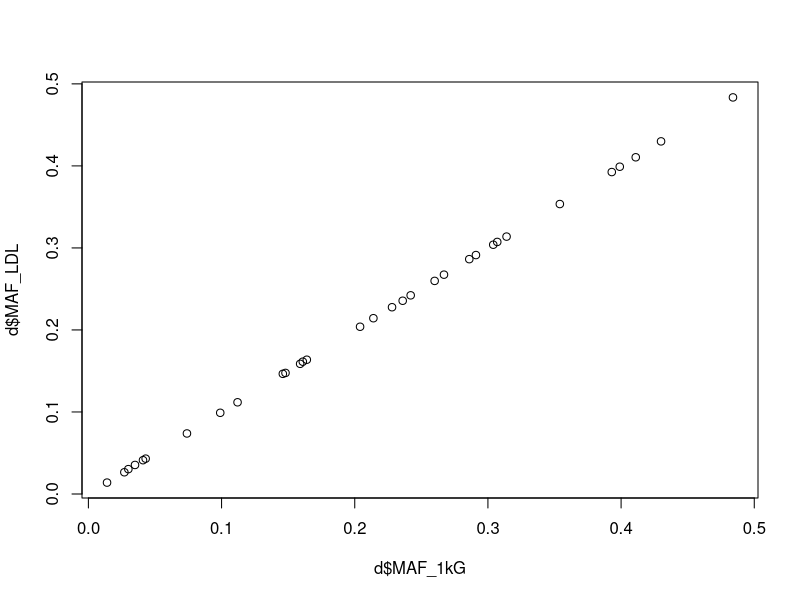
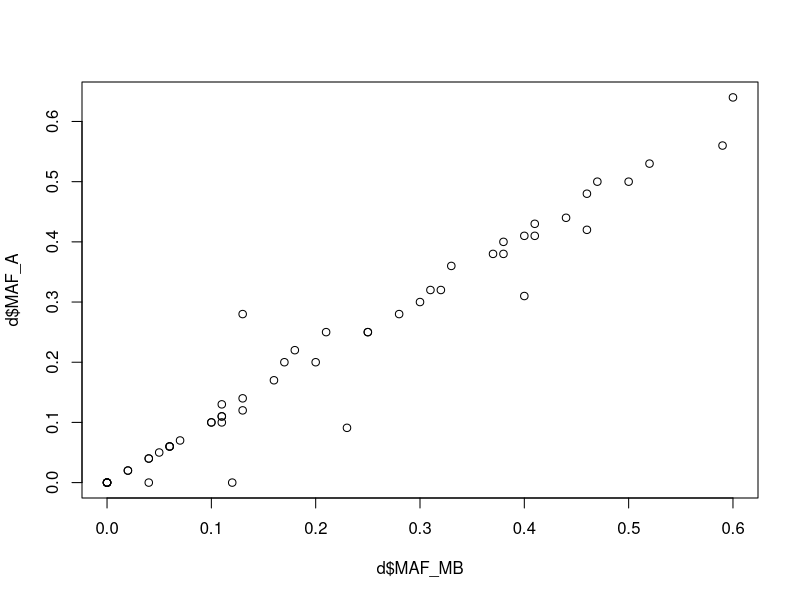
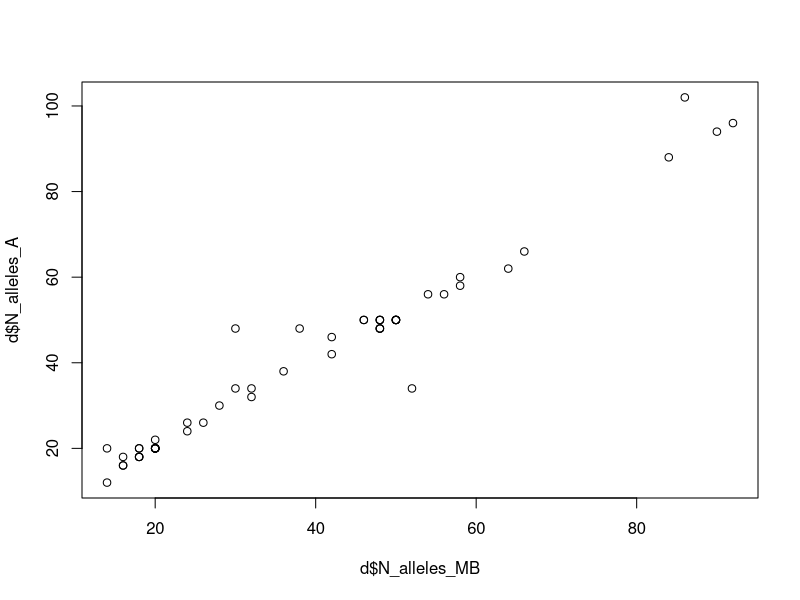
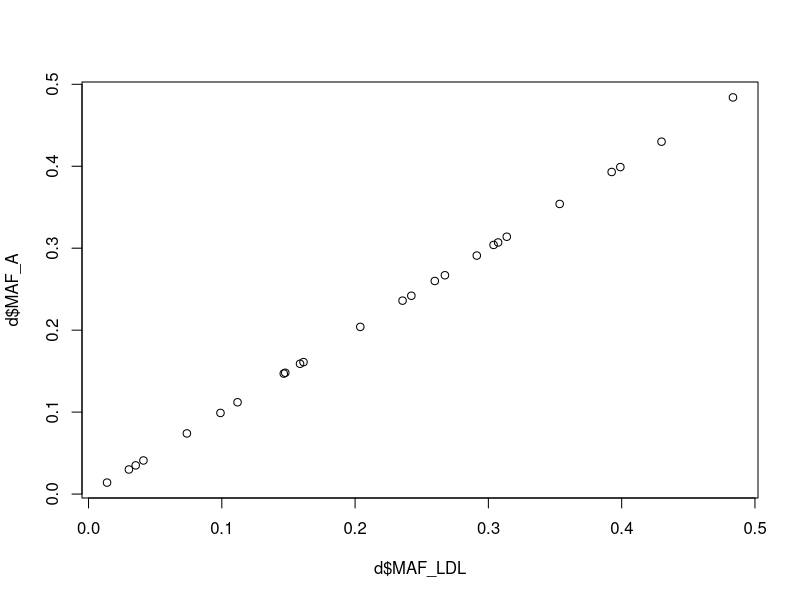
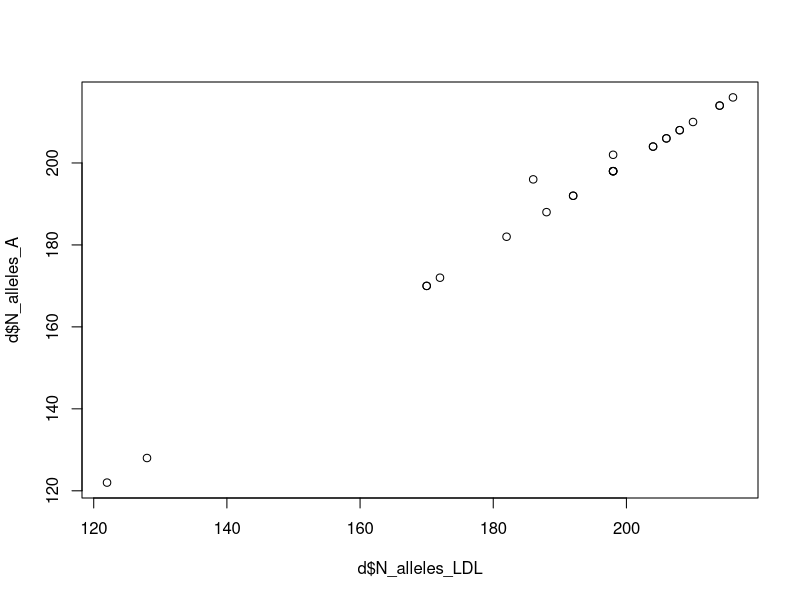
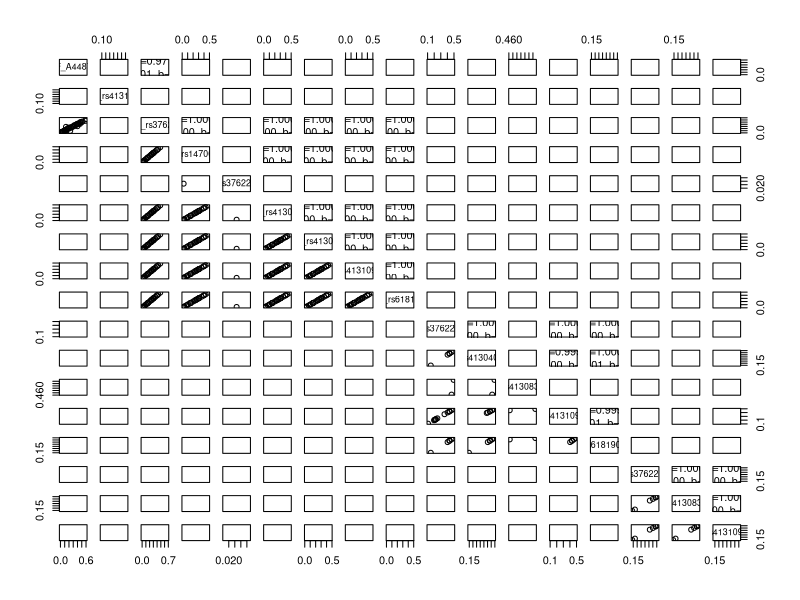
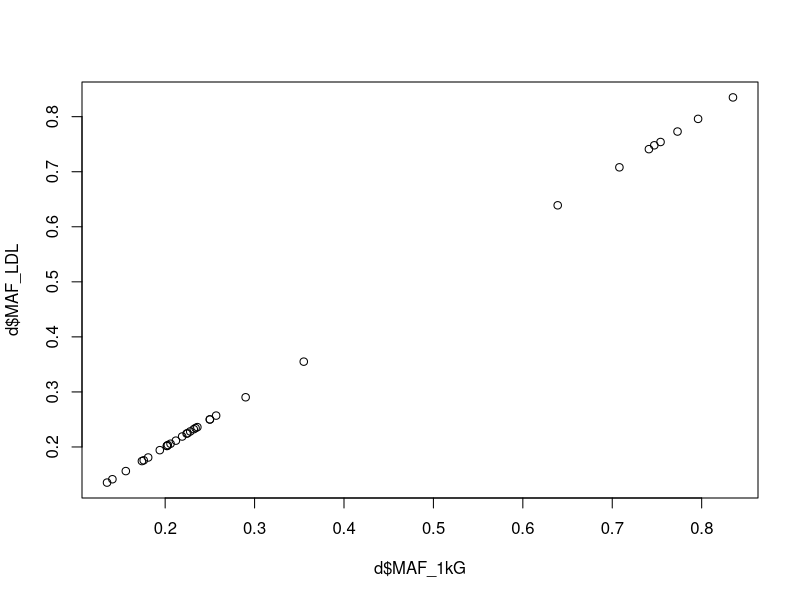
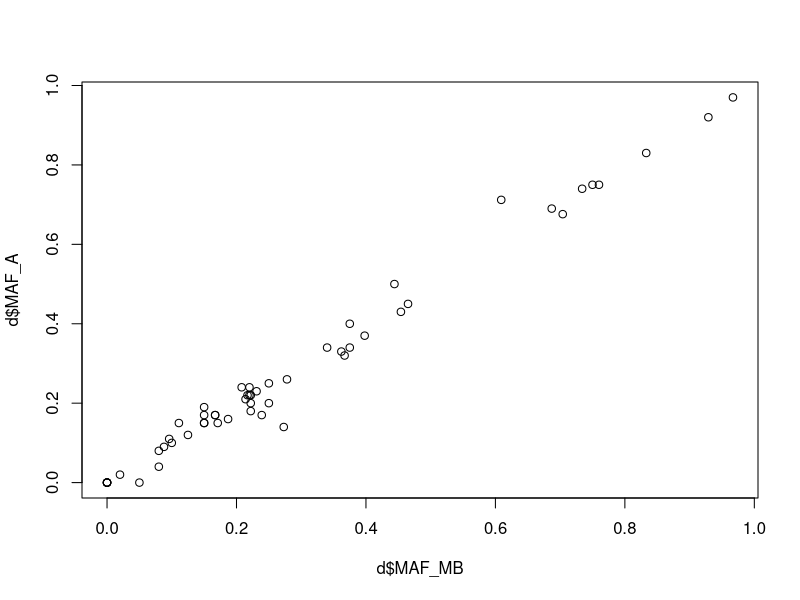

The R source for these figures, in order: (Note: this script raises an error after producing the figures.)
######################################################################################
#
# Here we assemble and preprocess the allele frequency data from several databases
#
# (c) Dan Dediu, 2020
#
######################################################################################

# Assume the current directory is the project directory!


# Libraries:
library(dplyr);
library(data.table);


##
## ASPM ####
##


##
## Load the individual datasets ####
##

# The original ASPM "derived" (or D allele) frequency data from Mekel-Bobrov et al. (2005):
d_MB2005 <- read.table("./data/genetics/input/Lahn_etal_2005/frequencies-ASPM.csv", header=TRUE, sep="\t", quote="", na.strings=c("NA", ""));
d_MB2005$N_alleles <- d_MB2005$N_individuals * 2; # add number of alleles
d_MB2005$Database <- "Mekel-Bobrov et al. 2005"; # add the database as well to the data
# Make the Mekel-Bobrov et al. (2005) notations compatible with the modern ones:
d_MB2005$SNP <- "A44871G"; 
d_MB2005$Allele_major_original <- d_MB2005$Allele_major; d_MB2005$Allele_minor_original <- d_MB2005$Allele_minor;
d_MB2005$Allele_major <- ifelse(d_MB2005$Allele_major == "D", "A", "G"); d_MB2005$Allele_minor <- ifelse(d_MB2005$Allele_minor == "D", "A", "G");
d_MB2005$Maps_on_rs41310927_C <- "A";

# The Wong et al (2020) paper for Cantonese speakers:
d_W2020 <- read.table("./data/genetics/input/Wong_etal_2020/frequencies-ASPM.tsv", header=TRUE, sep="\t", quote="", na.strings=c("NA", ""));
d_W2020$N_alleles <- d_W2020$N_individuals * 2; # add number of alleles
d_W2020$Allele_major <- "T"; # this was interpreted as "TRUE"
d_W2020$Database <- "Wong et al. 2020" # add the database as well to the data
d_W2020$Maps_on_rs41310927_C <- "C";

# The ALFRED data:
d_ALFRED <- read.table("./data/genetics/input/ALFRED/frequencies-ASPM.tsv", header=TRUE, sep="\t", quote="", na.strings=c("NA", ""));
d_ALFRED$Maps_on_rs41310927_C <- "A";

# The 1000 genomes data:
d_1kG <- read.table("./data/genetics/input/1000genomes/frequencies-ASPM.tsv", header=TRUE, sep="\t", quote="", na.strings=c("NA", ""));
d_1kG$Allele_major <- "T"; # this was interpreted as "TRUE"
d_1kG$Maps_on_rs41310927_C <- "C";

# The gnomAD data:
d_gnomAD <- read.table("./data/genetics/input/gnomAD/frequencies-ASPM.tsv", header=TRUE, sep="\t", quote="", na.strings=c("NA", ""));
d_gnomAD$Database <- "gnomAD" # add the database as well to the data
d_gnomAD <- d_gnomAD[ is.na(d_gnomAD$Sex), ]; # keep both sexes only
d_gnomAD <- d_gnomAD[,c("Database", "SNP", "Allele_major", "Allele_minor", "Population", "N_alleles", "MAF", "gnomAD_id", "MA_count", "N_homozygotes")];
d_gnomAD$Maps_on_rs41310927_C[ d_gnomAD$SNP == "rs41310927" ] <- "C";
d_gnomAD$Maps_on_rs41310927_C[ d_gnomAD$SNP == "rs41308365" ] <- "A";
d_gnomAD$Maps_on_rs41310927_C[ d_gnomAD$SNP == "rs3762271" ]  <- "T";

# The LDLink data:
d_LDLink <- read.table("./data/genetics/input/LDLink/frequencies-ASPM.tsv", header=TRUE, sep="\t", quote="", na.strings=c("NA", ""));
d_LDLink$Database <- "LDLink"; # add the database as well to the data
d_LDLink$N_alleles <- d_LDLink$N_individuals * 2; # add number of alleles
d_LDLink$Maps_on_rs41310927_C[ d_LDLink$SNP == "rs41310927" ]  <- "C";
d_LDLink$Maps_on_rs41310927_C[ d_LDLink$SNP == "rs3762271" ]   <- "T";
d_LDLink$Maps_on_rs41310927_C[ d_LDLink$SNP == "rs41308365" ]  <- "A";
d_LDLink$Maps_on_rs41310927_C[ d_LDLink$SNP == "rs41304071" ]  <- "T";
d_LDLink$Maps_on_rs41310927_C[ d_LDLink$SNP == "rs147068597" ] <- "A";
d_LDLink$Maps_on_rs41310927_C[ d_LDLink$SNP == "rs61819087" ]  <- "G";

# The dbSNP data:
d_dbSNP <- read.table("./data/genetics/input/dbSNP/frequencies-ASPM.tsv", header=TRUE, sep="\t", quote="", na.strings=c("NA", ""));
d_dbSNP$Maps_on_rs41310927_C[ d_dbSNP$SNP == "rs41310927" ]   <- "C";
d_dbSNP$Maps_on_rs41310927_C[ d_dbSNP$SNP == "rs41308365" ]   <- "A";
d_dbSNP$Maps_on_rs41310927_C[ d_dbSNP$SNP == "rs3762271" ]    <- "T";
d_dbSNP$Maps_on_rs41310927_C[ d_dbSNP$SNP == "rs41304071" ]   <- "T";
d_dbSNP$Maps_on_rs41310927_C[ d_dbSNP$SNP == "rs61819087" ]   <- "G";


##
## Load the population descriptions and cross-links between databases ####
##

# Load the populations:
d_pops <- read.table("./data/genetics/input/populations.tsv", header=TRUE, sep="\t", quote="", na.strings=c("NA", ""));

# Map all populations to the same unique population ID (Pop_UID): preference is given to an ALFRED sample, if available:
d_pops$Pop_UID <- NA;

# For ALFRED, use the sample UID:
s <- (d_pops$Source == "ALFRED"); d_pops$Pop_UID[s] <- as.character(d_pops$Code[s]);
d_ALFRED$Pop_UID <- d_ALFRED$Sample_UID;
d_ALFRED <- d_ALFRED[,c("Database", "SNP", "Allele_major", "Allele_minor", "Population", "Pop_UID", "N_alleles", "MAF", "Maps_on_rs41310927_C")];

# For 1000 genomes, use the manually mapped ALFRED sample UID for those that have it:
s <- (d_pops$Source == "1000Genomes" & !is.na(d_pops$ALFRED_sample_UID)); d_pops$Pop_UID[s] <- as.character(d_pops$ALFRED_sample_UID[s]);
s <- (d_pops$Source == "1000Genomes" & is.na(d_pops$ALFRED_sample_UID)); d_pops$Pop_UID[s] <- paste0("1KG_",as.character(d_pops$Code[s]));
s <- which(d_pops$Source == "1000Genomes"); for( i in s ) d_1kG$Pop_UID[ as.character(d_1kG$Population) == as.character(d_pops$Code[i]) ] <- as.character(d_pops$Pop_UID[i]);
d_1kG <- d_1kG[,c("Database", "SNP", "Allele_major", "Allele_minor", "Population", "Pop_UID", "N_alleles", "MAF", "Maps_on_rs41310927_C", "Genotypes")];

# For Wong et al (2020), create a new UID:
s <- (d_pops$Source == "Wong et al. 2020"); d_pops$Pop_UID[s] <- as.character(d_pops$Code[s]);
d_W2020$Pop_UID <- as.character(d_pops$Code[s]);
d_W2020 <- d_W2020[,c("Database", "SNP", "Allele_major", "Allele_minor", "Population", "Pop_UID", "N_alleles", "MAF", "Maps_on_rs41310927_C", "Gene", "N_individuals", "Genotypes")];

# For Mekel-Bobrov et al. (2005), some match ALFRED samples, but some don't (for those, create a new UIDs):
s <- which(d_pops$Source == "Mekel-Bobrov et al. 2005" & !is.na(d_pops$ALFRED_sample_UID));
d_pops$Pop_UID[s] <- as.character(d_pops$ALFRED_sample_UID[s]);
s <- which(d_pops$Source == "Mekel-Bobrov et al. 2005" & is.na(d_pops$ALFRED_sample_UID));
d_pops$Pop_UID[s] <- paste0("MB2005_", gsub(" ", "", as.character(d_pops$Code[s]), fixed = TRUE));
s <- which(d_pops$Source == "Mekel-Bobrov et al. 2005"); for( i in s ) d_MB2005$Pop_UID[ as.character(d_MB2005$Population) == as.character(d_pops$Code[i]) ] <- as.character(d_pops$Pop_UID[i]);
d_MB2005 <- d_MB2005[,c("Database", "SNP", "Allele_major", "Allele_minor", "Population", "Pop_UID", "N_alleles", "MAF", "Maps_on_rs41310927_C", "Gene", "N_individuals", "Allele_major_original", "Allele_minor_original")];

# For LDLink, individual populations map to 1000 genomes; for the others, generate new codes:
s <- which(d_pops$Source == "LDLink");
for( i in s )
{
  d_pops$Pop_UID[i] <- as.character(d_pops$Pop_UID[ d_pops$Source == "1000Genomes" & d_pops$Code == d_pops$Code[i]]);
  d_LDLink$Pop_UID[ as.character(d_LDLink$Code) == as.character(d_pops$Code[i]) ] <- as.character(d_pops$Pop_UID[i]);
}
d_LDLink <- d_LDLink[,c("Database", "SNP", "Allele_major", "Allele_minor", "Population", "Pop_UID", "N_alleles", "MAF", "Maps_on_rs41310927_C", "Code", "N_individuals", "Allele.frequencies")];

# For gnomAD, create a new UIDs:
s <- (d_pops$Source == "gnomAD"); d_pops$Pop_UID[s] <- paste0("gnomAD_", gsub(" ", "", as.character(d_pops$Code[s]), fixed = TRUE));
d_gnomAD$Pop_UID <- paste0("gnomAD_", gsub(" ", "", as.character(d_gnomAD$Population), fixed = TRUE));

# For The PAGE study, create a new UIDs:
s <- (d_pops$Source == "The PAGE Study"); d_pops$Pop_UID[s] <- paste0("PAGE_", gsub(" ", "", as.character(d_pops$Description[s]), fixed = TRUE));
s <- (d_dbSNP$Database == "The PAGE Study"); d_dbSNP$Pop_UID[s] <- paste0("PAGE_", gsub(" ", "", as.character(d_dbSNP$Population[s]), fixed = TRUE));

# For Genetic variation in the Estonian population, create a new UID:
s <- (d_pops$Source == "Genetic variation in the Estonian population"); d_pops$Pop_UID[s] <- "ESTONIAN_VAR";
s <- (d_dbSNP$Database == "Genetic variation in the Estonian population"); d_dbSNP$Pop_UID[s] <- "ESTONIAN_VAR";

# For The Avon Longitudinal Study of Parents and Children, use Code:
s <- (d_pops$Source == "The Avon Longitudinal Study of Parents and Children"); d_pops$Pop_UID[s] <- as.character(d_pops$Code[s]); s1 <- s;
s <- (d_dbSNP$Database == "The Avon Longitudinal Study of Parents and Children"); d_dbSNP$Pop_UID[s] <- unique(as.character(d_pops$Pop_UID[s1]));

# For UK 10K study - Twins, use Code:
s <- (d_pops$Source == "UK 10K study - Twins"); d_pops$Pop_UID[s] <- as.character(d_pops$Code[s]); s1 <- s;
s <- (d_dbSNP$Database == "UK 10K study - Twins"); d_dbSNP$Pop_UID[s] <- unique(as.character(d_pops$Pop_UID[s1]));

# For Northern Sweden, use Code:
s <- (d_pops$Source == "Northern Sweden"); d_pops$Pop_UID[s] <- as.character(d_pops$Code[s]); s1 <- s;
s <- (d_dbSNP$Database == "Northern Sweden"); d_dbSNP$Pop_UID[s] <- unique(as.character(d_pops$Pop_UID[s1]));

# For A Vietnamese Genetic Variation Database, create a new UID:
s <- (d_pops$Source == "A Vietnamese Genetic Variation Database"); d_pops$Pop_UID[s] <- "VIETNAM_VAR"; s1 <- s;
s <- (d_dbSNP$Database == "A Vietnamese Genetic Variation Database"); d_dbSNP$Pop_UID[s] <- unique(as.character(d_pops$Pop_UID[s1]));

# For ExAC, create a new UIDs:
s <- (d_pops$Source == "ExAC"); d_pops$Pop_UID[s] <- paste0("ExAC_", gsub(" ", "", as.character(d_pops$Code[s]), fixed = TRUE));
s <- (d_dbSNP$Database == "ExAC"); d_dbSNP$Pop_UID[s] <- paste0("ExAC_", gsub(" ", "", as.character(d_dbSNP$Population[s]), fixed = TRUE));

# For GO Exome Sequencing Project, create a new UIDs:
s <- (d_pops$Source == "GO Exome Sequencing Project"); d_pops$Pop_UID[s] <- paste0("GOEx_", gsub(" ", "", as.character(d_pops$Code[s]), fixed = TRUE));
s <- (d_dbSNP$Database == "GO Exome Sequencing Project"); d_dbSNP$Pop_UID[s] <- paste0("GOEx_", gsub(" ", "", as.character(d_dbSNP$Population[s]), fixed = TRUE));

# For TopMed, create a new UIDs:
s <- (d_pops$Source == "TopMed"); d_pops$Pop_UID[s] <- as.character(d_pops$Source[s]); s1 <- s;
s <- (d_dbSNP$Database == "TopMed"); d_dbSNP$Pop_UID[s] <- unique(as.character(d_pops$Pop_UID[s1]));

# For gnomAD - Exomes, create a new UIDs:
s <- (d_pops$Source == "gnomAD - Exomes"); d_pops$Pop_UID[s] <- paste0("gnomADexomes_", gsub(" ", "", as.character(d_pops$Code[s]), fixed = TRUE));
s <- (d_dbSNP$Database == "gnomAD - Exomes"); d_dbSNP$Pop_UID[s] <- paste0("gnomADexomes_", gsub(" ", "", as.character(d_dbSNP$Population[s]), fixed = TRUE));

# For gnomAD - Genomes, create a new UIDs:
s <- (d_pops$Source == "gnomAD - Genomes"); d_pops$Pop_UID[s] <- paste0("gnomADgenomes_", gsub(" ", "", as.character(d_pops$Code[s]), fixed = TRUE));
s <- (d_dbSNP$Database == "gnomAD - Genomes"); d_dbSNP$Pop_UID[s] <- paste0("gnomADgenomes_", gsub(" ", "", as.character(d_dbSNP$Population[s]), fixed = TRUE));

# For dbSNP, some manual matches for 1000 genomes:
d_dbSNP$Pop_UID[ d_dbSNP$Database == "1000Genomes" & d_dbSNP$Population == "Global" ] <- unique(d_pops$Pop_UID[ d_pops$Source == "1000Genomes" & d_pops$Code == "ALL" ]);
d_dbSNP$Pop_UID[ d_dbSNP$Database == "1000Genomes" & d_dbSNP$Population == "African" ] <- unique(d_pops$Pop_UID[ d_pops$Source == "1000Genomes" & d_pops$Code == "AFR" ]);
d_dbSNP$Pop_UID[ d_dbSNP$Database == "1000Genomes" & d_dbSNP$Population == "East Asian" ] <- unique(d_pops$Pop_UID[ d_pops$Source == "1000Genomes" & d_pops$Code == "EAS" ]);
d_dbSNP$Pop_UID[ d_dbSNP$Database == "1000Genomes" & d_dbSNP$Population == "Europe" ] <- unique(d_pops$Pop_UID[ d_pops$Source == "1000Genomes" & d_pops$Code == "EUR" ]);
d_dbSNP$Pop_UID[ d_dbSNP$Database == "1000Genomes" & d_dbSNP$Population == "South Asian" ] <- unique(d_pops$Pop_UID[ d_pops$Source == "1000Genomes" & d_pops$Code == "SAS" ]);
d_dbSNP$Pop_UID[ d_dbSNP$Database == "1000Genomes" & d_dbSNP$Population == "American" ] <- unique(d_pops$Pop_UID[ d_pops$Source == "1000Genomes" & d_pops$Code == "AMR" ]);

# dbSNP columns:
d_dbSNP <- d_dbSNP[,c("Database", "SNP", "Allele_major", "Allele_minor", "Population", "Pop_UID", "N_alleles", "MAF", "Maps_on_rs41310927_C", "Group")];



##
## Check which data to keep (i.e., is informative and non-redundant) and which data to combine ####
##

# Make sure the SNP and Pop_UID are character!
d_1kG$SNP    <- as.character(d_1kG$SNP);    d_1kG$Pop_UID    <- as.character(d_1kG$Pop_UID);
d_ALFRED$SNP <- as.character(d_ALFRED$SNP); d_ALFRED$Pop_UID <- as.character(d_ALFRED$Pop_UID);
d_dbSNP$SNP  <- as.character(d_dbSNP$SNP);  d_dbSNP$Pop_UID  <- as.character(d_dbSNP$Pop_UID);
d_gnomAD$SNP <- as.character(d_gnomAD$SNP); d_gnomAD$Pop_UID <- as.character(d_gnomAD$Pop_UID);
d_LDLink$SNP <- as.character(d_LDLink$SNP); d_LDLink$Pop_UID <- as.character(d_LDLink$Pop_UID);
d_MB2005$SNP <- as.character(d_MB2005$SNP); d_MB2005$Pop_UID <- as.character(d_MB2005$Pop_UID);
d_W2020$SNP  <- as.character(d_W2020$SNP);  d_W2020$Pop_UID  <- as.character(d_W2020$Pop_UID);

# d_1kG is fully contained in d_LDLink, so we disregard it!
d <- merge(d_1kG, d_LDLink, by=c("SNP", "Pop_UID"), suffixes=c("_1kG", "_LDL"), all=TRUE);
plot(d$MAF_1kG, d$MAF_LDL); cor.test(d$MAF_1kG, d$MAF_LDL); 
rm(d_1kG);

# is d_MB2005 the same as ALFRED? No: while they coincide in 54% of the cases and the overall correlation is very high (r = 0.98), 
# there are small discrepancies (on both the frequency and the number of cases) which mean that we should keep both...
d <- merge(d_MB2005, d_ALFRED, by="Pop_UID", suffixes=c("_MB", "_A"));
plot(d$MAF_MB, d$MAF_A); cor.test(d$MAF_MB, d$MAF_A); 
plot(d$N_alleles_MB, d$N_alleles_A); cor.test(d$N_alleles_MB, d$N_alleles_A); 
d$delta_MAF <- d$MAF_MB - d$MAF_A; d$delta_N <- d$N_alleles_MB - d$N_alleles_A;
d1 <- d[,c("Pop_UID", "Population_A", "MAF_MB", "MAF_A", "N_alleles_MB", "N_alleles_A", "delta_MAF", "delta_N")];
sum(d1$delta_MAF == 0) / nrow(d1);
d1 <- d1[ d1$delta_MAF != 0, ];
d1 <- d1[ order(d1$delta_MAF, d1$delta_N), ];

# LDLink vs ALFRED for rs3762271: LDLink is almost completely included in ALFRED, so do consider here only the part that is not in ALFRED:
d <- merge(d_LDLink, d_ALFRED, by=c("SNP", "Pop_UID"), suffixes=c("_LDL", "_A"));
plot(d$MAF_LDL, d$MAF_A); cor.test(d$MAF_LDL, d$MAF_A); 
plot(d$N_alleles_LDL, d$N_alleles_A); cor.test(d$N_alleles_LDL, d$N_alleles_A); 
d$delta_MAF <- d$MAF_LDL - d$MAF_A; d$delta_N <- d$N_alleles_LDL - d$N_alleles_A;
d1 <- d[,c("Pop_UID", "Population_A", "MAF_LDL", "MAF_A", "N_alleles_LDL", "N_alleles_A", "delta_MAF", "delta_N")];
sum(abs(d1$delta_MAF) < 0.001) / nrow(d1);
sum(d1$delta_N != 0) / nrow(d1); d1[ d1$delta_N != 0, ];
setdiff(d_LDLink$Pop_UID[ d_LDLink$SNP == "rs3762271" ], d_ALFRED$Pop_UID);
d_LDLink_keep <- d_LDLink[ !(d_LDLink$SNP == "rs3762271" & d_LDLink$Pop_UID %in% d_ALFRED$Pop_UID), ];
d_LDLink_keep <- d_LDLink_keep[ !(d_LDLink_keep$Pop_UID %in% c("1KG_ALL", "1KG_AFR", "1KG_AMR", "1KG_EAS", "1KG_EUR", "1KG_SAS")), ]; # don't keep populations that are too vague or too large to be useful

# dbSNP: remove all populations that are too vague or too large to be of any use:
d_dbSNP_keep <- d_dbSNP[ (d_dbSNP$Database == "gnomAD - Exomes" & d_dbSNP$Population == "Ashkenazi Jewish") | 
                      (d_dbSNP$Database == "gnomAD - Genomes" & d_dbSNP$Population == "Ashkenazi Jewish") | 
                      (d_dbSNP$Database == "The PAGE Study" & d_dbSNP$Population %in% c("AfricanAmerican", "Mexican", "PuertoRican", "NativeHawaiian", "Cuban", "Dominican", "CentralAmerican", "SouthAmerican")) |
                      (d_dbSNP$Database == "Genetic variation in the Estonian population") | 
                      (d_dbSNP$Database == "The Avon Longitudinal Study of Parents and Children") | 
                      (d_dbSNP$Database == "UK 10K study - Twins") |
                      (d_dbSNP$Database == "Northern Sweden") | 
                      (d_dbSNP$Database == "A Vietnamese Genetic Variation Database"), ];

# gnomAD: remove all populations that are too vague or too large to be of any use:
d_gnomAD_keep <- d_gnomAD[ (d_gnomAD$Population %in% c("asj", "kor", "jpn", "fin", "bgr", "est", "swe")), ];


##
## Combine the SNPs in a single genetic info ####
##

# Keep only the essential info and go wide-format:
d_MB2005_wide <- d_MB2005[,c("SNP", "Pop_UID", "N_alleles", "MAF")]; d_MB2005_wide <- dcast(setDT(d_MB2005_wide), Pop_UID ~ SNP, value.var=c("MAF", "N_alleles"));
d_W2020_wide <- d_W2020[,c("SNP", "Pop_UID", "N_alleles", "MAF")]; d_W2020_wide <- dcast(setDT(d_W2020_wide), Pop_UID ~ SNP, value.var=c("MAF", "N_alleles"));
d_ALFRED_wide <- d_ALFRED[,c("SNP", "Pop_UID", "N_alleles", "MAF")]; d_ALFRED_wide <- dcast(setDT(d_ALFRED_wide), Pop_UID ~ SNP, value.var=c("MAF", "N_alleles"));
d_LDLink_wide <- d_LDLink_keep[,c("SNP", "Pop_UID", "N_alleles", "MAF")]; d_LDLink_wide <- dcast(setDT(d_LDLink_wide), Pop_UID ~ SNP, value.var=c("MAF", "N_alleles"));
d_dbSNP_wide <- d_dbSNP_keep[,c("SNP", "Pop_UID", "N_alleles", "MAF")]; d_dbSNP_wide <- dcast(setDT(d_dbSNP_wide), Pop_UID ~ SNP, value.var=c("MAF", "N_alleles"));
d_gnomAD_wide <- d_gnomAD_keep[,c("SNP", "Pop_UID", "N_alleles", "MAF")]; d_gnomAD_wide <- dcast(setDT(d_gnomAD_wide), Pop_UID ~ SNP, value.var=c("MAF", "N_alleles"));

d_all_wide <- merge(d_MB2005_wide, d_W2020_wide, by="Pop_UID", suffixes=c("_MB", "_W"), all=TRUE);
d_all_wide <- merge(d_all_wide, d_ALFRED_wide, by="Pop_UID", suffixes=c("", "_AL"), all=TRUE);
d_all_wide <- merge(d_all_wide, d_LDLink_wide, by="Pop_UID", suffixes=c("", "_LD"), all=TRUE);
d_all_wide <- merge(d_all_wide, d_dbSNP_wide, by="Pop_UID", suffixes=c("", "_SN"), all=TRUE);
d_all_wide <- merge(d_all_wide, d_gnomAD_wide, by="Pop_UID", suffixes=c("", "_GN"), all=TRUE);
d_all_wide <- as.data.frame(d_all_wide);

# Correlations:
pairs(d_all_wide[,grep("MAF_",names(d_all_wide),fixed=TRUE)], 
      upper.panel=function(x, y, ...)
        { 
          par(usr = c(0, 1, 0, 1)); 
          r <- NULL; try(r <- cor.test(x, y), silent=TRUE); 
          m <- NULL; try(m <- lm(y ~ x), silent=TRUE);
          if( !is.null(r) ) text(0.5, 0.5, sprintf("r=%.3f\na=%.2f, b=%.2f",r$estimate,coef(m)["(Intercept)"],coef(m)["x"]), cex=1.0); 
        });

# This confirms that they are very highly correlated: so, combine them into a single MAF per population:
snps <- substring(names(d_all_wide)[ grep("MAF_", names(d_all_wide), fixed=TRUE) ], nchar("MAF_")+1); # select the loci:
d_all_wide$N_alleles_total <- rowSums(d_all_wide[,paste0("N_alleles_",snps)], na.rm=TRUE); # total number of alleles
d_all_wide$N_databases <- rowSums(!is.na(d_all_wide[,paste0("MAF_",snps)]), na.rm=TRUE); # number of databases with actual data
d_all_wide$MAF_avg <- rowMeans(d_all_wide[,paste0("MAF_",snps)], na.rm=TRUE); # raw average of the MAFs
d_all_wide$MAF_wavg <- rowSums(d_all_wide[,paste0("MAF_",snps)] * d_all_wide[,paste0("N_alleles_",snps)], na.rm=TRUE) / 
  rowSums(d_all_wide[,paste0("N_alleles_",snps)], na.rm=TRUE); # weigthed average of the MAFs
cor.test(d_all_wide$MAF_avg, d_all_wide$MAF_wavg); # the raw average and weighted average are highly correlated

# Make it clear that this is about ASPM (and replace MAF by the frequency of the "derived" allele, and rearrange columns):
d_all_wide <- d_all_wide[,c("Pop_UID", "N_alleles_total", "MAF_avg", "MAF_wavg", "N_databases")];
names(d_all_wide) <- c("Pop_UID","ASPM_n_alleles", "ASPM_freq_avg", "ASPM_freq_wavg", "ASPM_n_databases");



##
## MCPH1 ####
##

##
## Load the individual datasets ####
##

rm(d_MB2005, d_W2020, d_ALFRED, d_gnomAD, d_LDLink, d_dbSNP);  # reuse the variables names from ASPM  but make sure we don't carry any unwanted garbage over...

# The original MCPH1 "derived" (or D allele) frequency data from Evans et al. (2005):
d_MB2005 <- read.table("./data/genetics/input/Lahn_etal_2005/frequencies-MCPH1.csv", header=TRUE, sep="\t", quote="", na.strings=c("NA", ""));
d_MB2005$N_alleles <- d_MB2005$N_individuals * 2; # add number of alleles
d_MB2005$Database <- "Mekel-Bobrov et al. 2005"; # add the database as well to the data
# Make the Evans et al. (2005) notations compatible with the modern ones:
d_MB2005$SNP <- "G37995C"; 
d_MB2005$Allele_major_original <- d_MB2005$Allele_major; d_MB2005$Allele_minor_original <- d_MB2005$Allele_minor;
d_MB2005$Allele_major <- ifelse(d_MB2005$Allele_major == "D", "C", "G"); d_MB2005$Allele_minor <- ifelse(d_MB2005$Allele_minor == "D", "C", "G");
d_MB2005$Maps_on_rs930557_C <- "C";

# The Wong et al (2020) paper for Cantonese speakers:
d_W2020 <- read.table("./data/genetics/input/Wong_etal_2020/frequencies-MCPH1.tsv", header=TRUE, sep="\t", quote="", na.strings=c("NA", ""));
d_W2020$N_alleles <- d_W2020$N_individuals * 2; # add number of alleles
d_W2020$Database <- "Wong et al. 2020" # add the database as well to the data
d_W2020$Maps_on_rs930557_C <- "C";

# The ALFRED data:
d_ALFRED <- read.table("./data/genetics/input/ALFRED/frequencies-MCHP1.tsv", header=TRUE, sep="\t", quote="", na.strings=c("NA", ""));
d_ALFRED$Maps_on_rs930557_C <- "G";
d_ALFRED$MAF <- (1.0 - d_ALFRED$MAF); # the allele A for rs930557 corresponds to the "derived" allele (thus the major allele) of G37995C

# The 1000 genomes data:
d_1kG <- read.table("./data/genetics/input/1000genomes/frequencies-MCPH1.csv", header=TRUE, sep="\t", quote="", na.strings=c("NA", ""));
d_1kG$Maps_on_rs930557_C <- "C";

# The gnomAD data:
d_gnomAD <- NULL; # this is already contained in other databases

# The LDLink data:
d_LDLink <- read.table("./data/genetics/input/LDLink/frequencies-MCPH1.tsv", header=TRUE, sep="\t", quote="", na.strings=c("NA", ""));
d_LDLink$Database <- "LDLink"; # add the database as well to the data
d_LDLink$N_alleles <- d_LDLink$N_individuals * 2; # add number of alleles
d_LDLink$Maps_on_rs930557_C <- "C";

# The dbSNP data:
d_dbSNP <- read.table("./data/genetics/input/dbSNP/frequencies-MCPH1.tsv", header=TRUE, sep="\t", quote="", na.strings=c("NA", ""));
d_dbSNP$Maps_on_rs930557_C <- "C";


##
## Cross-links between databases ####
##

# For ALFRED, use the sample UID:
d_ALFRED$Pop_UID <- d_ALFRED$Sample_UID;
d_ALFRED <- d_ALFRED[,c("Database", "SNP", "Allele_major", "Allele_minor", "Population", "Pop_UID", "N_alleles", "MAF", "Maps_on_rs930557_C")];

# For 1000 genomes, use the manually mapped ALFRED sample UID for those that have it:
s <- which(d_pops$Source == "1000Genomes"); for( i in s ) d_1kG$Pop_UID[ as.character(d_1kG$Population) == as.character(d_pops$Code[i]) ] <- as.character(d_pops$Pop_UID[i]);
d_1kG <- d_1kG[,c("Database", "SNP", "Allele_major", "Allele_minor", "Population", "Pop_UID", "N_alleles", "MAF", "Maps_on_rs930557_C", "Genotypes")];

# For Wong et al (2020), create a new UID:
s <- (d_pops$Source == "Wong et al. 2020"); d_W2020$Pop_UID <- as.character(d_pops$Code[s]);
d_W2020 <- d_W2020[,c("Database", "SNP", "Allele_major", "Allele_minor", "Population", "Pop_UID", "N_alleles", "MAF", "Maps_on_rs930557_C", "Gene", "N_individuals", "Genotypes")];

# For Evans et al. (2005), some match ALFRED samples, but some don't (for those, create a new UIDs):
s <- which(d_pops$Source == "Mekel-Bobrov et al. 2005"); for( i in s ) d_MB2005$Pop_UID[ as.character(d_MB2005$Population) == as.character(d_pops$Code[i]) ] <- as.character(d_pops$Pop_UID[i]);
d_MB2005 <- d_MB2005[,c("Database", "SNP", "Allele_major", "Allele_minor", "Population", "Pop_UID", "N_alleles", "MAF", "Maps_on_rs930557_C", "Gene", "N_individuals", "Allele_major_original", "Allele_minor_original")];

# For LDLink, individual populations map to 1000 genomes; for the others, generate new codes:
s <- which(d_pops$Source == "LDLink");
for( i in s )
{
  d_LDLink$Pop_UID[ as.character(d_LDLink$Code) == as.character(d_pops$Code[i]) ] <- as.character(d_pops$Pop_UID[i]);
}
d_LDLink <- d_LDLink[,c("Database", "SNP", "Allele_major", "Allele_minor", "Population", "Pop_UID", "N_alleles", "MAF", "Maps_on_rs930557_C", "Code", "N_individuals")];

# For The PAGE study, create a new UIDs:
s <- (d_dbSNP$Database == "The PAGE Study"); d_dbSNP$Pop_UID[s] <- paste0("PAGE_", gsub(" ", "", as.character(d_dbSNP$Population[s]), fixed = TRUE));

# For Genetic variation in the Estonian population, create a new UID:
s <- (d_dbSNP$Database == "Genetic variation in the Estonian population"); d_dbSNP$Pop_UID[s] <- "ESTONIAN_VAR";

# For The Avon Longitudinal Study of Parents and Children, use Code:
s <- (d_dbSNP$Database == "The Avon Longitudinal Study of Parents and Children"); d_dbSNP$Pop_UID[s] <- unique(as.character(d_pops$Pop_UID[d_pops$Source == "The Avon Longitudinal Study of Parents and Children"]));

# For UK 10K study - Twins, use Code:
s <- (d_dbSNP$Database == "UK 10K study - Twins"); d_dbSNP$Pop_UID[s] <- unique(as.character(d_pops$Pop_UID[d_pops$Source == "UK 10K study - Twins"]));

# For Northern Sweden, use Code:
s <- (d_dbSNP$Database == "Northern Sweden"); d_dbSNP$Pop_UID[s] <- unique(as.character(d_pops$Pop_UID[d_pops$Source == "Northern Sweden"]));

# For A Vietnamese Genetic Variation Database, create a new UID:
s <- (d_dbSNP$Database == "A Vietnamese Genetic Variation Database"); d_dbSNP$Pop_UID[s] <- unique(as.character(d_pops$Pop_UID[d_pops$Source == "A Vietnamese Genetic Variation Database"]));

# For ExAC, create a new UIDs:
s <- (d_dbSNP$Database == "ExAC"); d_dbSNP$Pop_UID[s] <- paste0("ExAC_", gsub(" ", "", as.character(d_dbSNP$Population[s]), fixed = TRUE));

# For GO Exome Sequencing Project, create a new UIDs:
s <- (d_dbSNP$Database == "GO Exome Sequencing Project"); d_dbSNP$Pop_UID[s] <- paste0("GOEx_", gsub(" ", "", as.character(d_dbSNP$Population[s]), fixed = TRUE));

# For TopMed, create a new UIDs:
s <- (d_dbSNP$Database == "TopMed"); d_dbSNP$Pop_UID[s] <- unique(as.character(d_pops$Pop_UID[d_pops$Source == "TopMed"]));

# For gnomAD - Exomes, create a new UIDs:
s <- (d_dbSNP$Database == "gnomAD - Exomes"); d_dbSNP$Pop_UID[s] <- paste0("gnomADexomes_", gsub(" ", "", as.character(d_dbSNP$Population[s]), fixed = TRUE));

# For gnomAD - Genomes, create a new UIDs:
s <- (d_dbSNP$Database == "gnomAD - Genomes"); d_dbSNP$Pop_UID[s] <- paste0("gnomADgenomes_", gsub(" ", "", as.character(d_dbSNP$Population[s]), fixed = TRUE));

# For FINRISK, create a new UIDs:
s <- (d_pops$Source == "FINRISK"); d_pops$Pop_UID[s] <- "FINRISK";
s <- (d_dbSNP$Database == "FINRISK"); d_dbSNP$Pop_UID[s] <- "FINRISK";

# For Genome of the Netherlands Release 5, create a new UIDs:
s <- (d_pops$Source == "Genome of the Netherlands Release 5"); d_pops$Pop_UID[s] <- "GenNed5";
s <- (d_dbSNP$Database == "Genome of the Netherlands Release 5"); d_dbSNP$Pop_UID[s] <- "GenNed5";

# For KOREAN population from KRGDB, create a new UIDs:
s <- (d_pops$Source == "KOREAN population from KRGDB"); d_pops$Pop_UID[s] <- "KRGDB";
s <- (d_dbSNP$Database == "KOREAN population from KRGDB"); d_dbSNP$Pop_UID[s] <- "KRGDB";

# For Qatari, create a new UIDs:
s <- (d_pops$Source == "Qatari"); d_pops$Pop_UID[s] <- "Qatari";
s <- (d_dbSNP$Database == "Qatari"); d_dbSNP$Pop_UID[s] <- "Qatari";

# For The Danish reference pan genome, create a new UIDs:
s <- (d_pops$Source == "The Danish reference pan genome"); d_pops$Pop_UID[s] <- "GenDan";
s <- (d_dbSNP$Database == "The Danish reference pan genome"); d_dbSNP$Pop_UID[s] <- "GenDan";

# For dbSNP, some manual matches for 1000 genomes:
d_dbSNP$Pop_UID[ d_dbSNP$Database == "1000Genomes" & d_dbSNP$Population == "Global" ] <- unique(d_pops$Pop_UID[ d_pops$Source == "1000Genomes" & d_pops$Code == "ALL" ]);
d_dbSNP$Pop_UID[ d_dbSNP$Database == "1000Genomes" & d_dbSNP$Population == "African" ] <- unique(d_pops$Pop_UID[ d_pops$Source == "1000Genomes" & d_pops$Code == "AFR" ]);
d_dbSNP$Pop_UID[ d_dbSNP$Database == "1000Genomes" & d_dbSNP$Population == "East Asian" ] <- unique(d_pops$Pop_UID[ d_pops$Source == "1000Genomes" & d_pops$Code == "EAS" ]);
d_dbSNP$Pop_UID[ d_dbSNP$Database == "1000Genomes" & d_dbSNP$Population == "Europe" ] <- unique(d_pops$Pop_UID[ d_pops$Source == "1000Genomes" & d_pops$Code == "EUR" ]);
d_dbSNP$Pop_UID[ d_dbSNP$Database == "1000Genomes" & d_dbSNP$Population == "South Asian" ] <- unique(d_pops$Pop_UID[ d_pops$Source == "1000Genomes" & d_pops$Code == "SAS" ]);
d_dbSNP$Pop_UID[ d_dbSNP$Database == "1000Genomes" & d_dbSNP$Population == "American" ] <- unique(d_pops$Pop_UID[ d_pops$Source == "1000Genomes" & d_pops$Code == "AMR" ]);

# dbSNP columns:
d_dbSNP <- d_dbSNP[,c("Database", "SNP", "Allele_major", "Allele_minor", "Population", "Pop_UID", "N_alleles", "MAF", "Maps_on_rs930557_C", "Group")];



##
## Check which data to keep (i.e., is informative and non-redundant) and which data to combine ####
##

# Make sure the SNP and Pop_UID are character!
d_1kG$SNP    <- as.character(d_1kG$SNP);    d_1kG$Pop_UID    <- as.character(d_1kG$Pop_UID);
d_ALFRED$SNP <- as.character(d_ALFRED$SNP); d_ALFRED$Pop_UID <- as.character(d_ALFRED$Pop_UID);
d_dbSNP$SNP  <- as.character(d_dbSNP$SNP);  d_dbSNP$Pop_UID  <- as.character(d_dbSNP$Pop_UID);
d_LDLink$SNP <- as.character(d_LDLink$SNP); d_LDLink$Pop_UID <- as.character(d_LDLink$Pop_UID);
d_MB2005$SNP <- as.character(d_MB2005$SNP); d_MB2005$Pop_UID <- as.character(d_MB2005$Pop_UID);
d_W2020$SNP  <- as.character(d_W2020$SNP);  d_W2020$Pop_UID  <- as.character(d_W2020$Pop_UID);

# d_1kG is fully contained in d_LDLink, so we disregard it!
d <- merge(d_1kG, d_LDLink, by=c("SNP", "Pop_UID"), suffixes=c("_1kG", "_LDL"), all=TRUE);
plot(d$MAF_1kG, d$MAF_LDL); cor.test(d$MAF_1kG, d$MAF_LDL); 
rm(d_1kG);

# is d_MB2005 the same as ALFRED? No: while they coincide in 13% of the cases and the overall correlation is very high (r = 0.98), 
# there are small discrepancies (on both the frequency and the number of cases) which mean that we should keep both...
d <- merge(d_MB2005, d_ALFRED, by="Pop_UID", suffixes=c("_MB", "_A"));
plot(d$MAF_MB, d$MAF_A); cor.test(d$MAF_MB, d$MAF_A); 
plot(d$N_alleles_MB, d$N_alleles_A); cor.test(d$N_alleles_MB, d$N_alleles_A); 
d$delta_MAF <- d$MAF_MB - d$MAF_A; d$delta_N <- d$N_alleles_MB - d$N_alleles_A;
d1 <- d[,c("Pop_UID", "Population_A", "MAF_MB", "MAF_A", "N_alleles_MB", "N_alleles_A", "delta_MAF", "delta_N")];
sum(d1$delta_MAF == 0) / nrow(d1);
d1 <- d1[ d1$delta_MAF != 0, ];
d1 <- d1[ order(d1$delta_MAF, d1$delta_N), ];

# dbSNP: remove all populations that are too vague or too large to be of any use:
d_dbSNP_keep <- d_dbSNP[ (d_dbSNP$Database == "gnomAD - Exomes" & d_dbSNP$Population == "Ashkenazi Jewish") | 
                           (d_dbSNP$Database == "gnomAD - Genomes" & d_dbSNP$Population == "Ashkenazi Jewish") | 
                           (d_dbSNP$Database == "The PAGE Study" & d_dbSNP$Population %in% c("AfricanAmerican", "Mexican", "PuertoRican", "NativeHawaiian", "Cuban", "Dominican", "CentralAmerican", "SouthAmerican")) |
                           (d_dbSNP$Database == "Genetic variation in the Estonian population") | 
                           (d_dbSNP$Database == "The Avon Longitudinal Study of Parents and Children") | 
                           (d_dbSNP$Database == "UK 10K study - Twins") |
                           (d_dbSNP$Database == "Northern Sweden") | 
                           (d_dbSNP$Database == "A Vietnamese Genetic Variation Database") | 
                           (d_dbSNP$Database == "FINRISK") |
                           (d_dbSNP$Database == "Genome of the Netherlands Release 5") |
                           (d_dbSNP$Database == "KOREAN population from KRGDB") | 
                           (d_dbSNP$Database == "Qatari") |
                           (d_dbSNP$Database == "The Danish reference pan genome"), ];


##
## Combine the SNPs in a single genetic info ####
##

# Keep only the essential info and go wide-format:
d_MB2005_wide <- d_MB2005[,c("SNP", "Pop_UID", "N_alleles", "MAF")]; d_MB2005_wide <- dcast(setDT(d_MB2005_wide), Pop_UID ~ SNP, value.var=c("MAF", "N_alleles"));
d_W2020_wide <- d_W2020[,c("SNP", "Pop_UID", "N_alleles", "MAF")]; d_W2020_wide <- dcast(setDT(d_W2020_wide), Pop_UID ~ SNP, value.var=c("MAF", "N_alleles"));
d_ALFRED_wide <- d_ALFRED[,c("SNP", "Pop_UID", "N_alleles", "MAF")]; d_ALFRED_wide <- dcast(setDT(d_ALFRED_wide), Pop_UID ~ SNP, value.var=c("MAF", "N_alleles"));
d_LDLink_wide <- d_LDLink[,c("SNP", "Pop_UID", "N_alleles", "MAF")]; d_LDLink_wide <- dcast(setDT(d_LDLink_wide), Pop_UID ~ SNP, value.var=c("MAF", "N_alleles"));
d_dbSNP_wide <- d_dbSNP_keep[,c("SNP", "Pop_UID", "N_alleles", "MAF")]; d_dbSNP_wide <- dcast(setDT(d_dbSNP_wide), Pop_UID ~ SNP, value.var=c("MAF", "N_alleles"));

d_all_wide2 <- merge(d_MB2005_wide, d_W2020_wide, by="Pop_UID", suffixes=c("_MB", "_W"), all=TRUE);
d_all_wide2 <- merge(d_all_wide2, d_ALFRED_wide, by="Pop_UID", suffixes=c("", "_AL"), all=TRUE);
d_all_wide2 <- merge(d_all_wide2, d_LDLink_wide, by="Pop_UID", suffixes=c("", "_LD"), all=TRUE);
d_all_wide2 <- merge(d_all_wide2, d_dbSNP_wide, by="Pop_UID", suffixes=c("", "_SN"), all=TRUE);
d_all_wide2 <- as.data.frame(d_all_wide2);

# Correlations:
pairs(d_all_wide2[,grep("MAF_",names(d_all_wide2),fixed=TRUE)], 
      upper.panel=function(x, y, ...)
        { 
          par(usr = c(0, 1, 0, 1)); 
          r <- NULL; try(r <- cor.test(x, y), silent=TRUE); 
          m <- NULL; try(m <- lm(y ~ x), silent=TRUE);
          if( !is.null(r) ) text(0.5, 0.5, sprintf("r=%.3f\na=%.2f, b=%.2f",r$estimate,coef(m)["(Intercept)"],coef(m)["x"]), cex=1.0); 
        });

# This confirms that they are very highly correlated: so, combine them into a single MAF per population:
snps <- substring(names(d_all_wide2)[ grep("MAF_", names(d_all_wide2), fixed=TRUE) ], nchar("MAF_")+1); # select the loci:
d_all_wide2$N_alleles_total <- rowSums(d_all_wide2[,paste0("N_alleles_",snps)], na.rm=TRUE); # total number of alleles
d_all_wide2$N_databases <- rowSums(!is.na(d_all_wide2[,paste0("MAF_",snps)]), na.rm=TRUE); # number of databases with actual data
d_all_wide2$MAF_avg <- rowMeans(d_all_wide2[,paste0("MAF_",snps)], na.rm=TRUE); # raw average of the MAFs
d_all_wide2$MAF_wavg <- rowSums(d_all_wide2[,paste0("MAF_",snps)] * d_all_wide2[,paste0("N_alleles_",snps)], na.rm=TRUE) / 
  rowSums(d_all_wide2[,paste0("N_alleles_",snps)], na.rm=TRUE); # weigthed average of the MAFs
cor.test(d_all_wide2$MAF_avg, d_all_wide2$MAF_wavg); # the raw average and weighted average are highly correlated

# Make it clear that this about MCPH1 (and replace MAF by the frequency of the "derived" allele, and rearrange columns):
d_all_wide2 <- d_all_wide2[,c("Pop_UID", "N_alleles_total", "MAF_avg", "MAF_wavg", "N_databases")];
names(d_all_wide2) <- c("Pop_UID", "MCPH1_n_alleles", "MCPH1_freq_avg", "MCPH1_freq_wavg", "MCPH1_n_databases");
d_all_wide2 <- d_all_wide2[ -grep("1KG_",d_all_wide2$Pop_UID,fixed=TRUE), ]; # remove the 1000 genomes generic populations

# We're talking about the "derived" allele, so make the frequencies about it:
d_all_wide2$MCPH1_freq_avg <- (1.0 - d_all_wide2$MCPH1_freq_avg); d_all_wide2$MCPH1_freq_wavg <- (1.0 - d_all_wide2$MCPH1_freq_wavg);

# Add this info the the ASPM data:
d_all_wide <- merge(d_all_wide, d_all_wide2, by="Pop_UID", all=TRUE);



##
## Add language and meta-population info ####
##

# Add language data (ISO 639-3 codes); where multiple codes are possible, split them on separate rows:
d_all_wide_lgs <- do.call(rbind, lapply(1:nrow(d_all_wide), function(i)
{
  # Get the Pop_UID:
  pop_uid <- d_all_wide$Pop_UID[i];
  if( is.na(pop_uid) || pop_uid == "" ) stop(paste0("Undefined Pop_UID for entry ",i," !\n"));
  
  # Find the entry/entries with defined ISO codes:
  s <- (d_pops$Pop_UID == pop_uid & !is.na(d_pops$Language_ISOs) & d_pops$Language_ISOs != "");
  if( sum(s) == 0 )
  {
    warning(paste0("No language info for Pop_UID ",pop_uid,": ignoring it..."));
    return (NULL);
  }
  isos <- trimws(unlist(strsplit(as.character(d_pops$Language_ISOs[s]), ",", fixed=TRUE)));
  isos <- isos[ !is.na(isos) & isos != "" & isos != "?" ]; 
  if( is.null(isos) || length(isos) == 0 )
  {
    warning(paste0("No usable language info for Pop_UID ",pop_uid,": ignoring it..."));
    return (NULL);
  } else
  {
    return (cbind(Pop_UID=d_all_wide[i,1], "ISO_639_3"=isos, d_all_wide[i,2:ncol(d_all_wide)], row.names = NULL));
  }
}));

# Add meta-population info:
d_all_wide_lgs <- merge(d_all_wide_lgs, unique(d_pops[!is.na(d_pops$Metapopulation_ID), c("Pop_UID", "Metapopulation_ID", "Metapopulation_name")]), by="Pop_UID", all.x=TRUE, all.y=FALSE);
d_all_wide_lgs <- d_all_wide_lgs[,c("Pop_UID", "Metapopulation_ID", "Metapopulation_name", 
                                    "ISO_639_3", 
                                    "ASPM_n_alleles", "ASPM_freq_avg", "ASPM_freq_wavg", "ASPM_n_databases", 
                                    "MCPH1_n_alleles", "MCPH1_freq_avg", "MCPH1_freq_wavg", "MCPH1_n_databases")];

  

##
## Check the frequencies for multiple samples within the same metapopulation ####
##

d <- unique(d_all_wide_lgs[, -which("ISO_639_3" == names(d_all_wide_lgs))]); # remove language info
# for ASPM:
tmp <- d %>%
  filter(!is.na(ASPM_freq_wavg)) %>%
  select(Pop_UID, starts_with("Metapopulation_"), starts_with("ASPM_")) %>%
  group_by(Metapopulation_ID) %>%
  filter(n() > 1) %>%
  summarise("Metapopulation_name"=unique(Metapopulation_name), "N_samples"=n(),
            "range_ASPM"=max(ASPM_freq_wavg)-min(ASPM_freq_wavg), "min_ASPM"=min(ASPM_freq_wavg), "max_ASPM"=max(ASPM_freq_wavg), 
            "mean_ASPM"=mean(ASPM_freq_wavg), "Wmean_ASPM"=sum(ASPM_freq_wavg * ASPM_n_alleles) / sum(ASPM_n_alleles)) %>%
  arrange(desc(range_ASPM));
# View(tmp) # -> some are pretty big, so let's keep these separate

# for MCPH1:
tmp <- d %>%
  filter(!is.na(MCPH1_freq_wavg)) %>%
  select(Pop_UID, starts_with("Metapopulation_"), starts_with("MCPH1_")) %>%
  group_by(Metapopulation_ID) %>%
  filter(n() > 1) %>%
  summarise("Metapopulation_name"=unique(Metapopulation_name), "N_samples"=n(),
            "range_MCPH1"=max(MCPH1_freq_wavg)-min(MCPH1_freq_wavg), "min_MCPH1"=min(MCPH1_freq_wavg), "max_MCPH1"=max(MCPH1_freq_wavg), 
            "mean_MCPH1"=mean(MCPH1_freq_wavg), "Wmean_MCPH1"=sum(MCPH1_freq_wavg * MCPH1_n_alleles) / sum(MCPH1_n_alleles)) %>%
  arrange(desc(range_MCPH1));
# View(tmp) # -> some are pretty big, so let's keep these separate



##
## Add ALFRED (proxy) sample info ####
##

# What are the ALFRED sample UID's corresponding for these populations?
d_all_wide_lgs$ALFRED_SUID <- NA;

# For those that already have ALFRED UIDs', it's simple:
s <- grep("SA", d_all_wide_lgs$Pop_UID, fixed=TRUE); d_all_wide_lgs$ALFRED_SUID[s] <- trimws(as.character(d_all_wide_lgs$Pop_UID[s]));

# Now, do it manually for the others, trying to find the best matching ALFRED sample with enough genetic data (+ we prefer to use samples already in our database):
# remember that we do this mapping so that we can compute geentic distances between populations, so a degree of approximation is ok...

# See which populations (still) have no ALFRED equivalents
if( FALSE ) unique(d_all_wide_lgs[ is.na(d_all_wide_lgs$ALFRED_SUID), c("Pop_UID", "Metapopulation_ID", "Metapopulation_name") ]); 

# Wong et al. 2020 can be mapped to "SA004059S" (Han Chinese South, China (CHS), part of the 1000 Genomes) as the samples from Hong Kong are genotyped at very few loci:
d_all_wide_lgs$ALFRED_SUID[ d_all_wide_lgs$Pop_UID == "WONG2020" ] <- "SA004059S";

# Genetic variation in the Estonian population & gnomAD[est] maps to "SA003028N" (Estonian):
d_all_wide_lgs$ALFRED_SUID[ d_all_wide_lgs$Pop_UID %in% c("ESTONIAN_VAR", "gnomAD_est") ] <- "SA003028N";

# The Avon Longitudinal Study of Parents and Children & UK 10K study - Twins map to "SA004050J"	(British from England and Scotland (GBR)):
d_all_wide_lgs$ALFRED_SUID[ d_all_wide_lgs$Pop_UID %in% c("AVON", "UK10K") ] <- "SA004050J";

# Genetic variation in the Northern Sweden population & gnomAD[swe] maps to "SA003445Q" (individuals with Swedish names):
d_all_wide_lgs$ALFRED_SUID[ d_all_wide_lgs$Pop_UID %in% c("ACPOP", "gnomAD_swe") ] <- "SA003445Q";

# A Vietnamese Genetic Variation Database maps to "SA004249T"	(Kinh in Ho Chi Minh City, Vietnam (KHV)):
d_all_wide_lgs$ALFRED_SUID[ d_all_wide_lgs$Pop_UID == "VIETNAM_VAR" ] <- "SA004249T";

# Ashkenazi Jewish maps to "SA004372Q" (Ashkenazi):
d_all_wide_lgs$ALFRED_SUID[ d_all_wide_lgs$Pop_UID %in% c("gnomADexomes_AshkenaziJewish", "gnomADgenomes_AshkenaziJewish", "gnomAD_asj") ] <- "SA004372Q";

# gnomAD[bgr] maps to "SA003452O" (unrelated Bulgarians):
d_all_wide_lgs$ALFRED_SUID[ d_all_wide_lgs$Pop_UID == "gnomAD_bgr" ] <- "SA003452O";

# gnomAD[jpn] maps to "SA004060K"	(Japanese in Tokyo, Japan (JPT)):
d_all_wide_lgs$ALFRED_SUID[ d_all_wide_lgs$Pop_UID == "gnomAD_jpn" ] <- "SA004060K";

# gnomAD[kor] maps to "SA003027M"	(Koreans):
d_all_wide_lgs$ALFRED_SUID[ d_all_wide_lgs$Pop_UID == "gnomAD_kor" ] <- "SA003027M";

# gnomAD[fin] maps to "SA004049R" (Finnish in Finland (FIN)):
d_all_wide_lgs$ALFRED_SUID[ d_all_wide_lgs$Pop_UID == "gnomAD_fin" ] <- "SA004049R";

# Mekel-Bobrov et al. 2005's "Turu" arguably maps to "SA001819T" (Bantu (Kenya), HGDP-CEPH):
d_all_wide_lgs$ALFRED_SUID[ d_all_wide_lgs$Pop_UID == "MB2005_Turu" ] <- "SA001819T";

# Mekel-Bobrov et al. 2005's "Bamoun" arguably maps to "SA001838U" (healthy, unrelated Bamileke and Bantu individuals from Cameroon):
d_all_wide_lgs$ALFRED_SUID[ d_all_wide_lgs$Pop_UID == "MB2005_Bamoun" ] <- "SA001838U";

# Mekel-Bobrov et al. 2005's "Bakola Pygmy" arguably maps to "SA002256P" (Biaka Pygmies, HGDP-CEPH):
d_all_wide_lgs$ALFRED_SUID[ d_all_wide_lgs$Pop_UID == "MB2005_BakolaPygmy" ] <- "SA002256P";

# Mekel-Bobrov et al. 2005's "Zime" arguably maps to "SA000405J" (Chadians):
d_all_wide_lgs$ALFRED_SUID[ d_all_wide_lgs$Pop_UID == "MB2005_Zime" ] <- "SA000405J";

# The PAGE Study's "AfricanAmerican" maps to "SA004047P" (African Ancestry in SW USA (ASW)):
d_all_wide_lgs$ALFRED_SUID[ d_all_wide_lgs$Pop_UID == "PAGE_AfricanAmerican" ] <- "SA004047P";

# The PAGE Study's "Mexican" maps to "SA004110G" (Mexican Ancestry in Los Angeles, CA (MXL)):
d_all_wide_lgs$ALFRED_SUID[ d_all_wide_lgs$Pop_UID == "PAGE_Mexican" ] <- "SA004110G";

# The PAGE Study's "PuertoRican" maps to "SA004111H" (Puerto Rican in Puerto Rico (PUR)):
d_all_wide_lgs$ALFRED_SUID[ d_all_wide_lgs$Pop_UID == "PAGE_PuertoRican" ] <- "SA004111H";

# The PAGE Study's "NativeHawaiian" arguably maps to "SA004382R" (Micronesians):
d_all_wide_lgs$ALFRED_SUID[ d_all_wide_lgs$Pop_UID == "PAGE_NativeHawaiian" ] <- "SA004382R";

# The PAGE Study's "Cuban" arguably maps to "SA001532L" (unrelated randomly selected Mestizos from La Habana, Cuba):
d_all_wide_lgs$ALFRED_SUID[ d_all_wide_lgs$Pop_UID == "PAGE_Cuban" ] <- "SA001532L";

# The PAGE Study's "Dominican" arguably maps to "SA004242M" (African Caribbean in Barbados (ACB)):
d_all_wide_lgs$ALFRED_SUID[ d_all_wide_lgs$Pop_UID == "PAGE_Dominican" ] <- "SA004242M";

# The PAGE Study's "CentralAmerican" arguably maps to "SA004110G" (Mexican Ancestry in Los Angeles, CA (MXL)):
d_all_wide_lgs$ALFRED_SUID[ d_all_wide_lgs$Pop_UID == "PAGE_CentralAmerican" ] <- "SA004110G";

# The PAGE Study's "SouthAmerican" arguably maps to "SA004109O" (Colombian in Medellín, Colombia (CLM)):
d_all_wide_lgs$ALFRED_SUID[ d_all_wide_lgs$Pop_UID == "PAGE_SouthAmerican" ] <- "SA004109O";

# The FINRISK's "Finnish" arguably maps to "SA004049R" (Finns):
d_all_wide_lgs$ALFRED_SUID[ d_all_wide_lgs$Pop_UID == "FINRISK" ] <- "SA004049R";

# The KRGDB's "Koreans" arguably maps to "SA003027M" (Koreans):
d_all_wide_lgs$ALFRED_SUID[ d_all_wide_lgs$Pop_UID == "KRGDB" ] <- "SA003027M";

# The GenDan's "Danes" arguably maps to "SA004392S" (Danes):
d_all_wide_lgs$ALFRED_SUID[ d_all_wide_lgs$Pop_UID == "GenDan" ] <- "SA004392S";

# The GenNed5's "Dutch" arguably maps to "SA004045N" (Dutch Europeans):
d_all_wide_lgs$ALFRED_SUID[ d_all_wide_lgs$Pop_UID == "GenNed5" ] <- "SA004045N";

# The Qatari's "Dutch" arguably maps to "SA001127L" (Qatari):
d_all_wide_lgs$ALFRED_SUID[ d_all_wide_lgs$Pop_UID == "Qatari" ] <- "SA001127L";


# Save these to file:
d_all_wide_lgs <- unique(d_all_wide_lgs); # remove any duplicates
write.table(d_all_wide_lgs, "./data/genetics/output/gene_freqs.tsv", sep="\t", quote=FALSE, row.names=FALSE);
